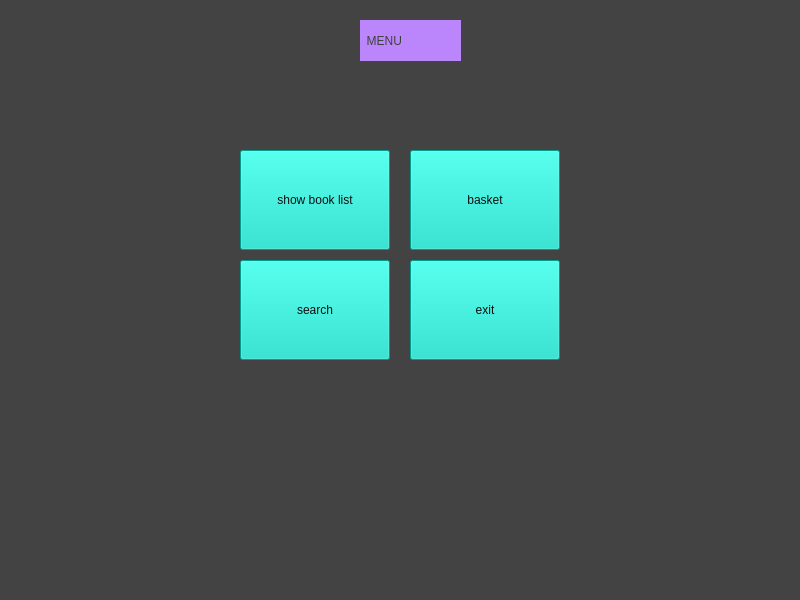
<?xml version="1.0" encoding="UTF-8"?>
<ui version="4.0">
 <class>userMenu</class>
 <widget class="QMainWindow" name="userMenu">
  <property name="geometry">
   <rect>
    <x>0</x>
    <y>0</y>
    <width>800</width>
    <height>600</height>
   </rect>
  </property>
  <property name="windowTitle">
   <string>MainWindow</string>
  </property>
  <property name="styleSheet">
   <string notr="true">background-color: rgb(67, 67, 67);
</string>
  </property>
  <widget class="QWidget" name="centralwidget">
   <widget class="QLabel" name="label">
    <property name="geometry">
     <rect>
      <x>360</x>
      <y>20</y>
      <width>101</width>
      <height>41</height>
     </rect>
    </property>
    <property name="styleSheet">
     <string notr="true">color: rgb(64, 64, 64);
font: 75 14pt &quot;Arial&quot;;
background-color: rgb(187, 134, 252);</string>
    </property>
    <property name="text">
     <string>  MENU</string>
    </property>
   </widget>
   <widget class="QPushButton" name="pushButton_showBookList">
    <property name="geometry">
     <rect>
      <x>240</x>
      <y>150</y>
      <width>150</width>
      <height>100</height>
     </rect>
    </property>
    <property name="styleSheet">
     <string notr="true">background-color: rgb(3, 218, 197);
color: rgb(15, 15, 15);</string>
    </property>
    <property name="text">
     <string>show book list</string>
    </property>
   </widget>
   <widget class="QPushButton" name="pushButton_search">
    <property name="geometry">
     <rect>
      <x>240</x>
      <y>260</y>
      <width>150</width>
      <height>100</height>
     </rect>
    </property>
    <property name="styleSheet">
     <string notr="true">background-color: rgb(3, 218, 197);
color: rgb(15, 15, 15);</string>
    </property>
    <property name="text">
     <string>search</string>
    </property>
   </widget>
   <widget class="QPushButton" name="pushButton_basket">
    <property name="geometry">
     <rect>
      <x>410</x>
      <y>150</y>
      <width>150</width>
      <height>100</height>
     </rect>
    </property>
    <property name="styleSheet">
     <string notr="true">background-color: rgb(3, 218, 197);
color: rgb(15, 15, 15);</string>
    </property>
    <property name="text">
     <string>basket</string>
    </property>
   </widget>
   <widget class="QPushButton" name="pushButton_exit">
    <property name="geometry">
     <rect>
      <x>410</x>
      <y>260</y>
      <width>150</width>
      <height>100</height>
     </rect>
    </property>
    <property name="styleSheet">
     <string notr="true">background-color: rgb(3, 218, 197);
color: rgb(15, 15, 15);</string>
    </property>
    <property name="text">
     <string>exit</string>
    </property>
   </widget>
  </widget>
  <widget class="QMenuBar" name="menubar">
   <property name="geometry">
    <rect>
     <x>0</x>
     <y>0</y>
     <width>800</width>
     <height>25</height>
    </rect>
   </property>
  </widget>
  <widget class="QStatusBar" name="statusbar"/>
 </widget>
 <resources/>
 <connections>
  <connection>
   <sender>pushButton_exit</sender>
   <signal>clicked()</signal>
   <receiver>userMenu</receiver>
   <slot>close()</slot>
   <hints>
    <hint type="sourcelabel">
     <x>367</x>
     <y>395</y>
    </hint>
    <hint type="destinationlabel">
     <x>368</x>
     <y>435</y>
    </hint>
   </hints>
  </connection>
 </connections>
</ui>
